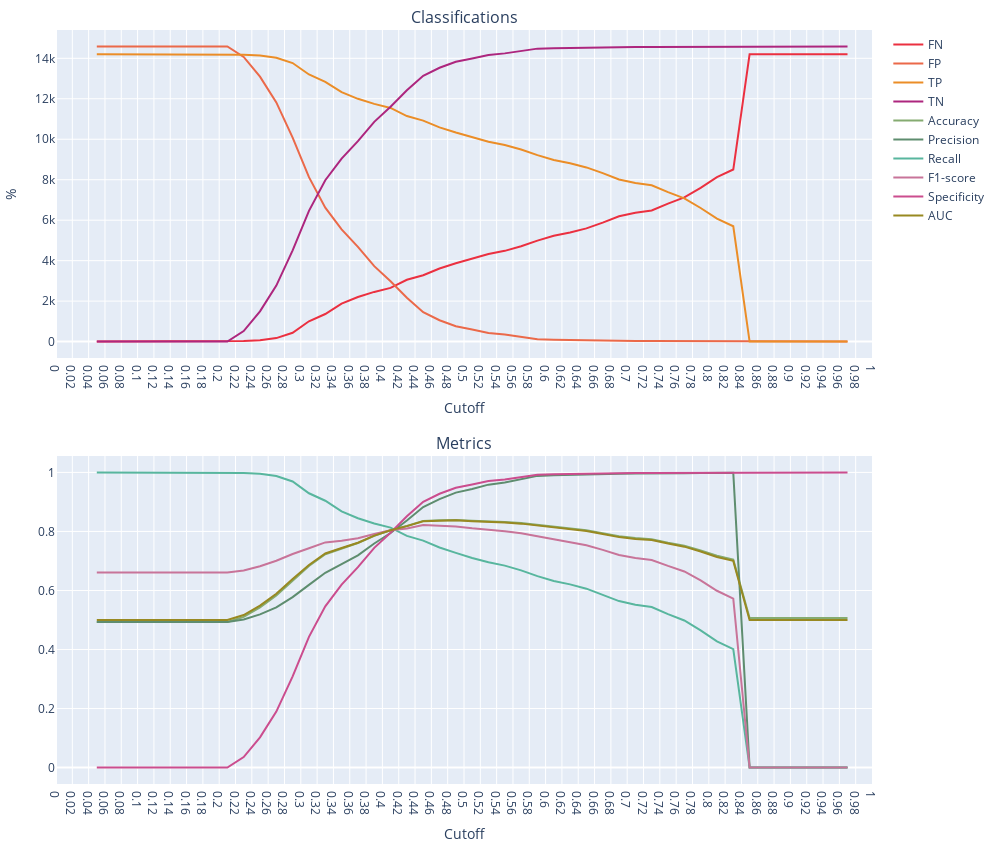

Notebook code cell kept with this figure:
### Code cell
plot_metrics(df_metrics_rf_clf_imp_features)
